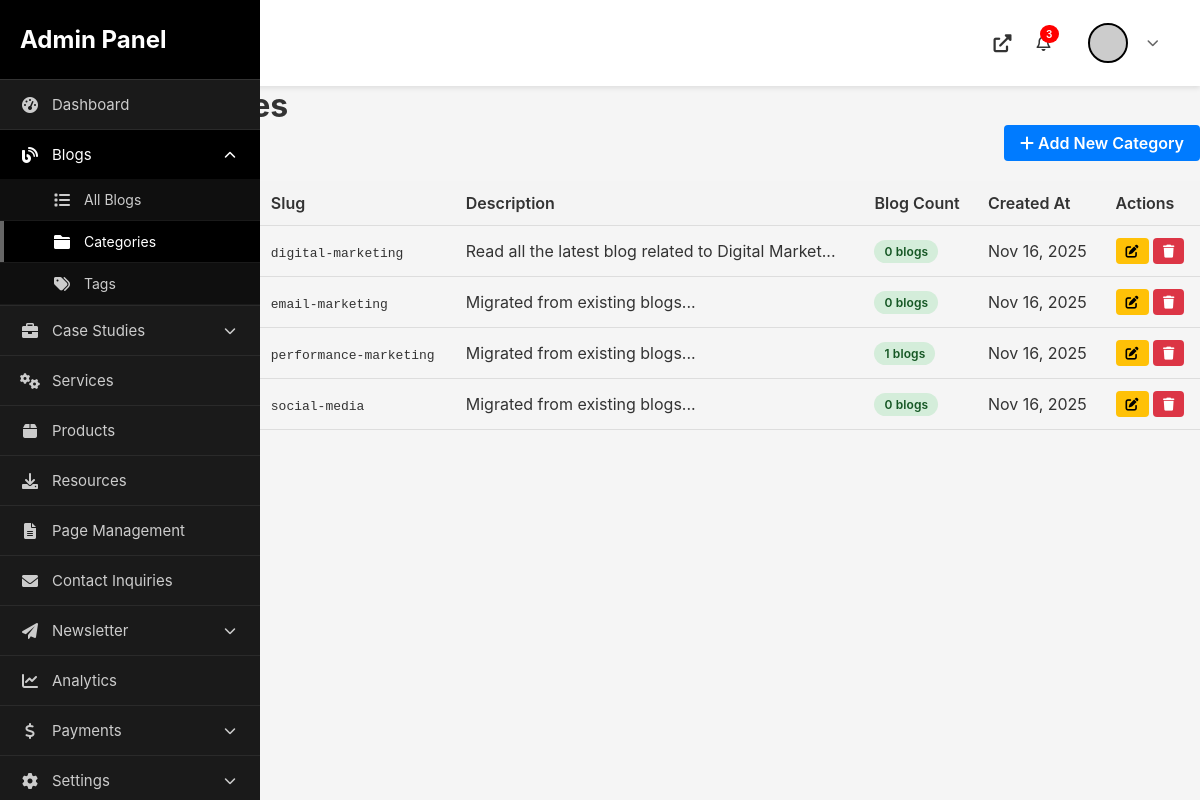
Screenshot of /admin/categories.php (signed in) with the database file from the repository.
### tables this page shows
CREATE TABLE `blog_categories` (
  `id` int(11) NOT NULL AUTO_INCREMENT,
  `name` varchar(100) NOT NULL,
  `slug` varchar(100) NOT NULL,
  `description` text DEFAULT NULL,
  `created_at` timestamp NULL DEFAULT current_timestamp(),
  `updated_at` timestamp NULL DEFAULT current_timestamp() ON UPDATE current_timestamp(),
  PRIMARY KEY (`id`)
);

### admin/categories.php (the view, shortened to what this page needs)
<?php
require_once '../config/config.php';
try {
    $stmt = $db->query("
        SELECT
            bc.id,
            bc.name,
            bc.slug,
            bc.description,
            bc.created_at,
            COUNT(b.id) as blog_count
        FROM blog_categories bc
        LEFT JOIN blogs b ON b.category = bc.name AND b.status = 'published'
        GROUP BY bc.id
        ORDER BY bc.name ASC
    ");
    $categories = $stmt->fetchAll(PDO::FETCH_ASSOC);
} catch(PDOException $e) {
    error_log("Categories fetch error: " . $e->getMessage());
    $categories = [];
}
$page_title = "Blog Categories";
?>
<!DOCTYPE html>
<html lang="en">
<head>
    <link rel="stylesheet" href="assets/css/admin.css">
    <link rel="stylesheet" href="https://cdnjs.cloudflare.com/ajax/libs/font-awesome/6.0.0/css/all.min.css">
</head>
<body>
    <?php include 'includes/topbar.php'; ?>
    <div class="admin-container">
        <?php include 'includes/sidebar.php'; ?>
        <main class="admin-content">
            <div class="content-header">
                <h1><i class="fas fa-folder"></i> <?php echo $page_title; ?></h1>
            </div>
            <div class="header-actions">
                <div>
                    <p>Total Categories: <strong><?php echo count($categories); ?></strong></p>
                </div>
                <a href="manage-category.php?action=add" class="btn btn-primary">
                    <i class="fas fa-plus"></i> Add New Category
                </a>
            </div>
            <table class="category-table">
                <thead>
                    <tr>
                        <th>ID</th>
                        <th>Category Name</th>
                        <th>Slug</th>
                        <th>Description</th>
                        <th>Blog Count</th>
                        <th>Created At</th>
                        <th>Actions</th>
                    </tr>
                </thead>
                <tbody>
                    <?php if(empty($categories)): ?>
                        <tr>
                            <td colspan="7" style="text-align: center; padding: 40px;">
                                <i class="fas fa-folder-open" style="font-size: 48px; color: #ccc;"></i>
                                <p style="margin-top: 15px; color: #666;">No categories found. Create your first category!</p>
                            </td>
                        </tr>
                    <?php else: ?>
                        <?php foreach($categories as $category): ?>
                            <tr>
                                <td><?php echo $category['id']; ?></td>
                                <td><strong><?php echo htmlspecialchars($category['name']); ?></strong></td>
                                <td><code><?php echo htmlspecialchars($category['slug']); ?></code></td>
                                <td><?php echo htmlspecialchars(substr($category['description'] ?? 'No description', 0, 50)); ?>...</td>
                                <td>
                                    <span class="badge badge-success">
                                        <?php echo $category['blog_count']; ?> blogs
                                    </span>
                                </td>
                                <td><?php echo date('M d, Y', strtotime($category['created_at'])); ?></td>
                                <td>
                                    <a href="manage-category.php?action=edit&id=<?php echo $category['id']; ?>"
                                       class="btn btn-warning btn-sm" title="Edit">
                                        <i class="fas fa-edit"></i>
                                    </a>
                                    <a href="manage-category.php?action=delete&id=<?php echo $category['id']; ?>"
                                       class="btn btn-danger btn-sm"
                                       onclick="return confirm('Are you sure you want to delete this category? This will affect <?php echo $category['blog_count']; ?> blog(s).');"
                                       title="Delete">
                                        <i class="fas fa-trash"></i>
                                    </a>
                                </td>
                            </tr>
                        <?php endforeach; ?>
                    <?php endif; ?>
                </tbody>
            </table>
        </main>
    </div>
</body>
</html>

### admin/assets/css/admin.css (style rules this page uses)
* { margin: 0; padding: 0; box-sizing: border-box; }
body { font-family: 'Inter', -apple-system, BlinkMacSystemFont, 'Segoe UI', sans-serif; background: #f5f5f5; color: #333; }
.badge { display: inline-block; padding: 6px 12px; border-radius: 14px; font-size: 12px; font-weight: 600; letter-spacing: .01em; }
.badge-success { background: #d3f9df; color: #129e44; }
.btn-primary, .btn-small, .btn-icon { padding: 10px 20px; background: #000; color: white; border: none; border-radius: 5px; cursor: pointer; text-decoration: none; display: inline-flex; align-items: center; gap: 8px; font-weight: 600; transition: all 0.3s; }
.btn-danger { background: #d32f2f; }

### admin/categories.php (style rules this page uses)
.category-table { width: 100%; border-collapse: collapse; margin-top: 20px; }
.category-table th, .category-table td { padding: 12px; text-align: left; border-bottom: 1px solid #ddd; }
.category-table th { background-color: #f4f4f4; font-weight: 600; }
.badge { padding: 4px 10px; border-radius: 12px; font-size: 12px; font-weight: 600; }
.badge-success { background-color: #d4edda; color: #155724; }
.btn { padding: 8px 16px; border: none; border-radius: 4px; cursor: pointer; text-decoration: none; display: inline-block; }
.btn-primary { background-color: #007bff; color: white; }
.btn-danger { background-color: #dc3545; color: white; }
.btn-warning { background-color: #ffc107; color: black; }
.btn-sm { padding: 5px 10px; font-size: 13px; }
.header-actions { display: flex; justify-content: space-between; align-items: center; margin-bottom: 20px; }

### rows the page displays
blog_categories: slug "digital-marketing", description "Read all the latest blog related to Digital Market", blog_count "0", created_at "Nov 16, 2025"
blog_categories: slug "email-marketing", description "Migrated from existing blogs", blog_count "0", created_at "Nov 16, 2025"
blog_categories: slug "performance-marketing", description "Migrated from existing blogs", blog_count "1", created_at "Nov 16, 2025"
blog_categories: slug "social-media", description "Migrated from existing blogs", blog_count "0", created_at "Nov 16, 2025"
